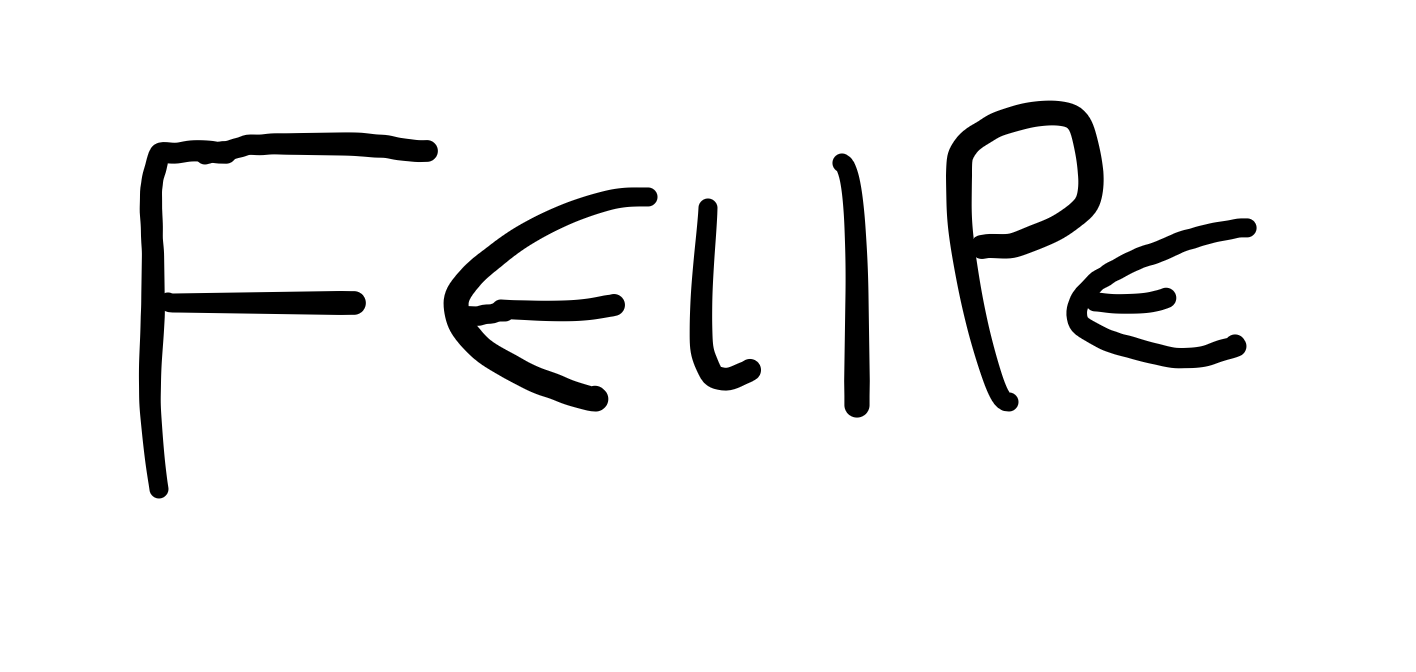
#> input picture a2.png, 1416 x 672 px
$ python teste.py
#> lines starting #> are read from the running program, lines starting #| are printed output that depends on the picture; after the words box and inside, x2 and y2 are one past the last pixel; in counts of white or black regions, pixels touching at a corner belong together
import cv2 as cv
import numpy as np

org = cv.imread('a2.png')
#> org is the input picture: shape (672, 1416, 3); min 0, max 255, mean 237.3
img = org.copy()

img = cv.cvtColor(img, cv.COLOR_BGR2GRAY)
threshold, img = cv.threshold(
    img, 110, 255, cv.THRESH_BINARY
)
#> img: shape (672, 1416); 93.1% white; 6 black regions, box (x1, y1, x2, y2) and area: (139, 132, 438, 498) 17815, (946, 101, 1104, 411) 14383, (444, 188, 657, 411) 13082, (1067, 218, 1257, 368) 9686, (833, 154, 870, 417) 5880, (690, 199, 761, 391) 4839

# Algortimo do balde de tinta do paint (Ele mesmo, ao vivo e sem core)
def find(img, x, y):
    x0 = x
    xf = x
    y0 = y
    yf = y

    queue = [
        (x + 1, y),
        (x - 1, y),
        (x, y + 1),
        (x, y - 1)
    ]

    while len(queue) > 0:
        x, y = queue.pop()

        if y < 0 or y >= len(img):
            continue
        row = img[y]

        if x < 0 or x >= len(row):
            continue
        pixel = row[x]

        if pixel == 255:
            continue
        img[y][x] = 255

        x0 = min(x0, x)
        xf = max(xf, x)
        y0 = min(y0, y)
        yf = max(yf, y)

        queue.append((x + 1, y))
        queue.append((x - 1, y))
        queue.append((x, y + 1))
        queue.append((x, y - 1))

    return ((x0, y0), (xf, yf))

rects = []
for i in range(len(img)):
    row = img[i]
    for k in range(len(row)):
        if row[k] == 0:
            rects.append(find(img, k, i))
#> img: shape (672, 1416); every value is 255
#> after the loop, rects = [((946, 101), (1103, 410)), ((139, 132), (437, 497)), ((833, 154), (869, 416)), ((444, 188), (656, 410)), ((690, 199), (760, 390)), ((1067, 218), (1256, 367))]

mark = org.copy()
for rect in rects:
    mark = cv.rectangle(mark, rect[0], rect[1], (0, 255, 0), 2)
#> this loop made 6 passes
#> rect on passes 1 to 6: ((946, 101), (1103, 410)), ((139, 132), (437, 497)), ((833, 154), (869, 416)), ((444, 188), (656, 410)), ((690, 199), (760, 390)), ((1067, 218), (1256, 367))
#> pass 1, `mark = cv.rectangle(mark, rect[0], rect[1], (0, 255, 0), 2)`:
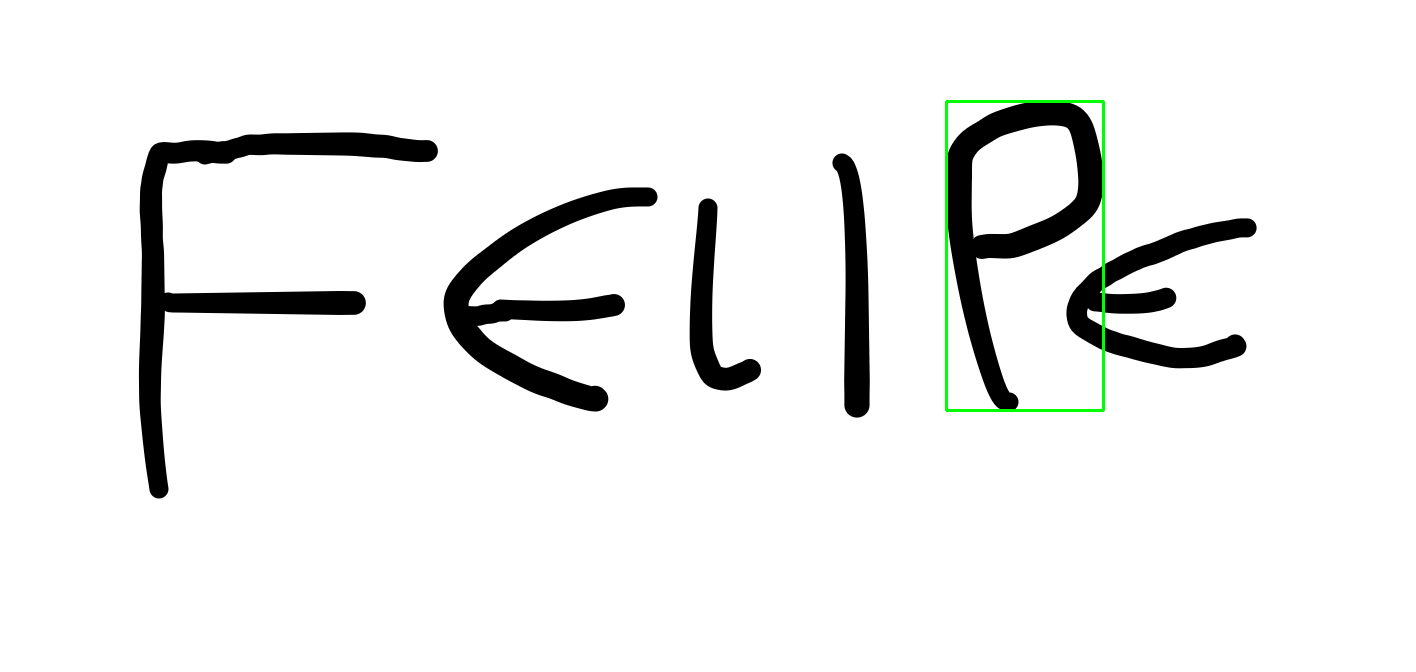
#> mark: shape (672, 1416, 3); 0.29% of pixels changed, all inside (x1, y1, x2, y2) = (945, 100, 1105, 412)
#> pass 2, `mark = cv.rectangle(mark, rect[0], rect[1], (0, 255, 0), 2)`:
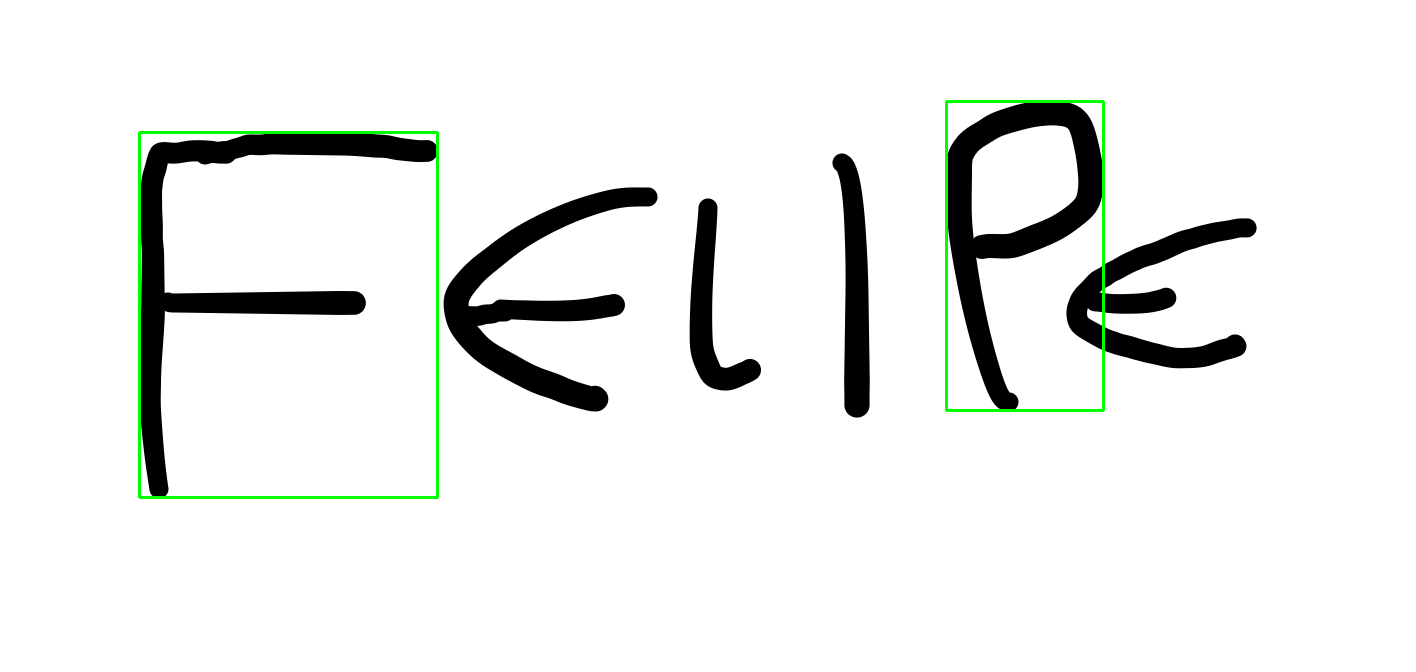
#> mark: shape (672, 1416, 3); 0.42% of pixels changed, all inside (x1, y1, x2, y2) = (138, 131, 439, 499)
#> pass 3, `mark = cv.rectangle(mark, rect[0], rect[1], (0, 255, 0), 2)`:
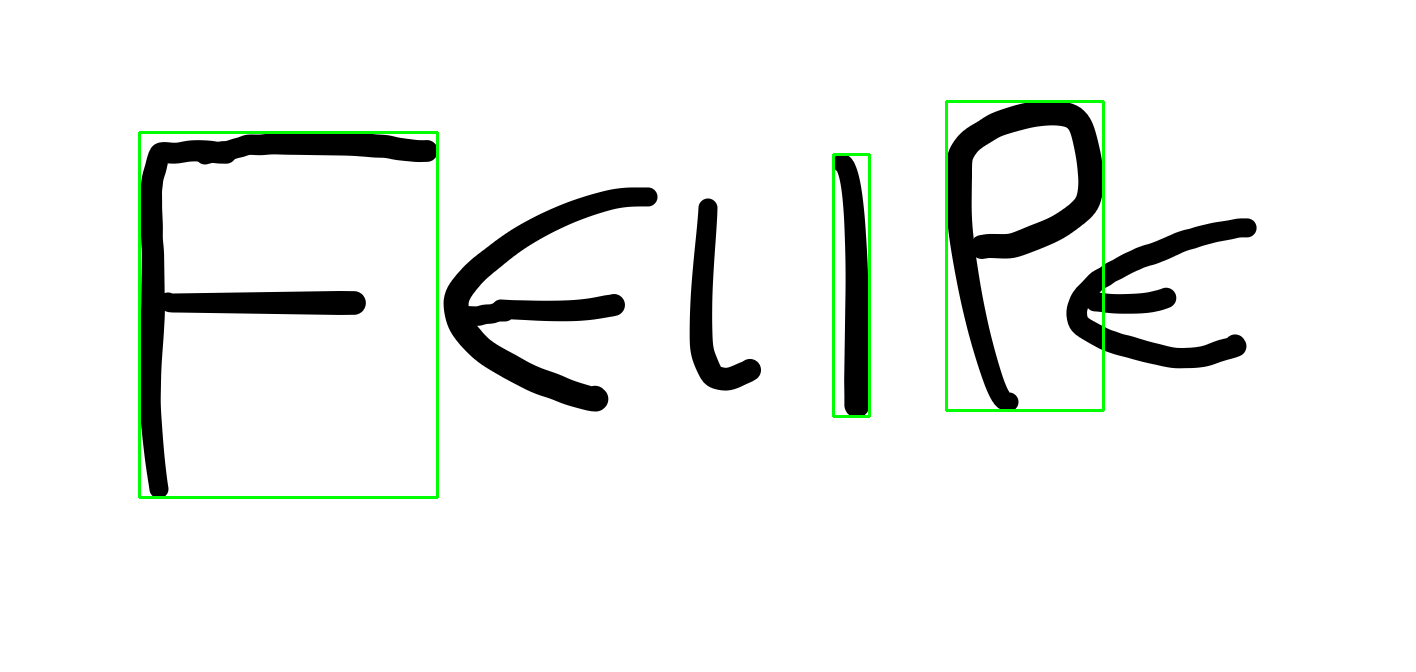
#> mark: shape (672, 1416, 3); 0.19% of pixels changed, all inside (x1, y1, x2, y2) = (832, 153, 871, 418)
#> after the loop:
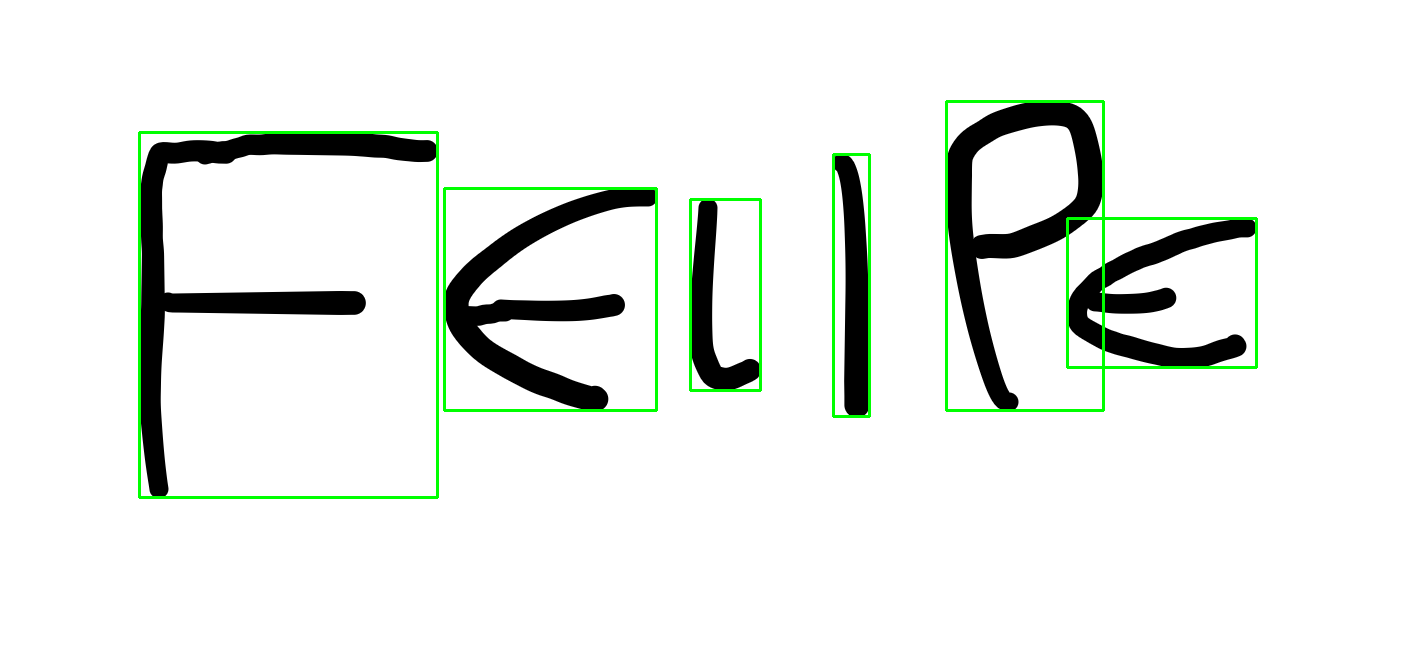
#> mark: shape (672, 1416, 3); 0.65% of pixels changed, all inside (x1, y1, x2, y2) = (443, 187, 1258, 412)

cv.imshow('image', mark)
cv.waitKey(0)

$ run again, with screen.png copied over a2.png
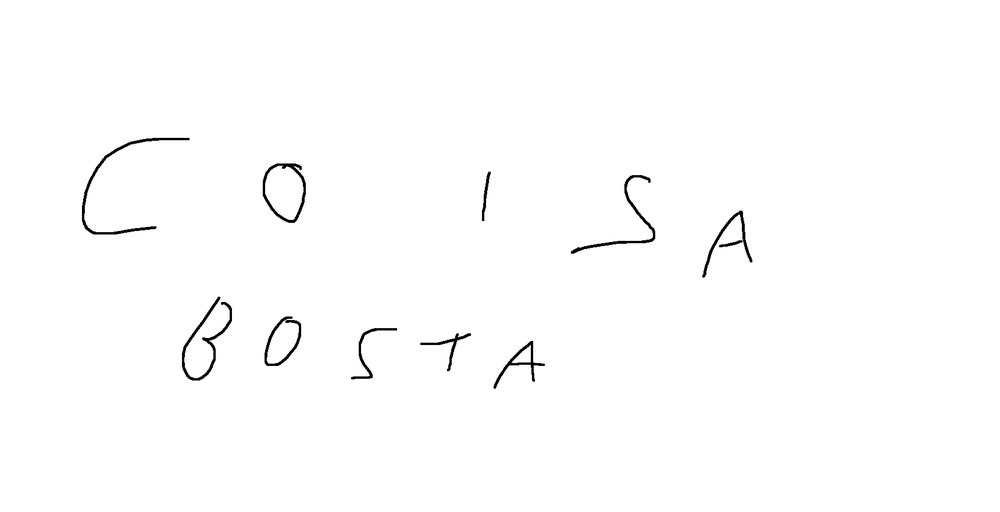
#> input picture screen.png, 1000 x 512 px, shrunk from 1720 x 880 before the run
#> org is the input picture: shape (512, 1000, 3); min 0, max 255, mean 253
#> after the loop `for i in range(len(img)):`: rects = 11 items
#> the loop `for rect in rects:` made 11 passes
#> rect on passes 1 to 8: ((82, 138), (188, 233)), ((263, 164), (305, 222)), ((482, 172), (490, 220)), ((571, 175), (654, 253)), ((702, 211), (751, 276)), ((719, 240), (741, 246)), ((182, 297), (231, 379)), ((265, 317), (300, 365))
#> pass 1, `mark = cv.rectangle(mark, rect[0], rect[1], (0, 255, 0), 2)`:
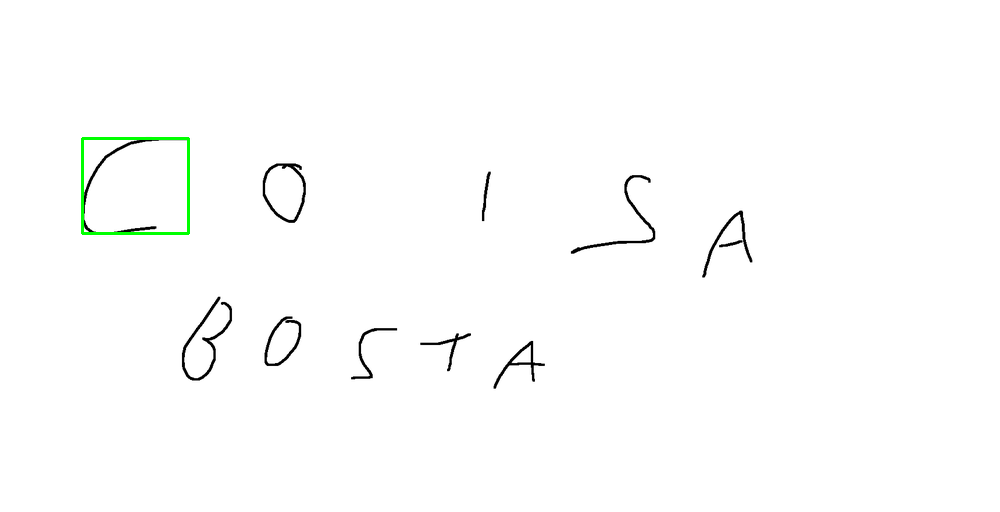
#> mark: shape (512, 1000, 3); 0.23% of pixels changed, all inside (x1, y1, x2, y2) = (81, 137, 190, 235)
#> after the loop `for rect in rects:`:
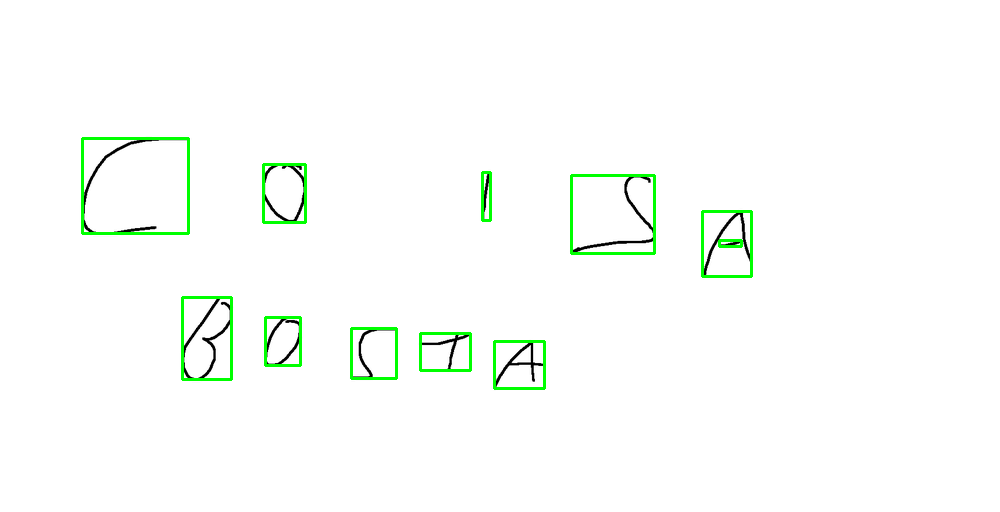
#> mark: shape (512, 1000, 3); mean B, G, R 250, 253.5, 250
